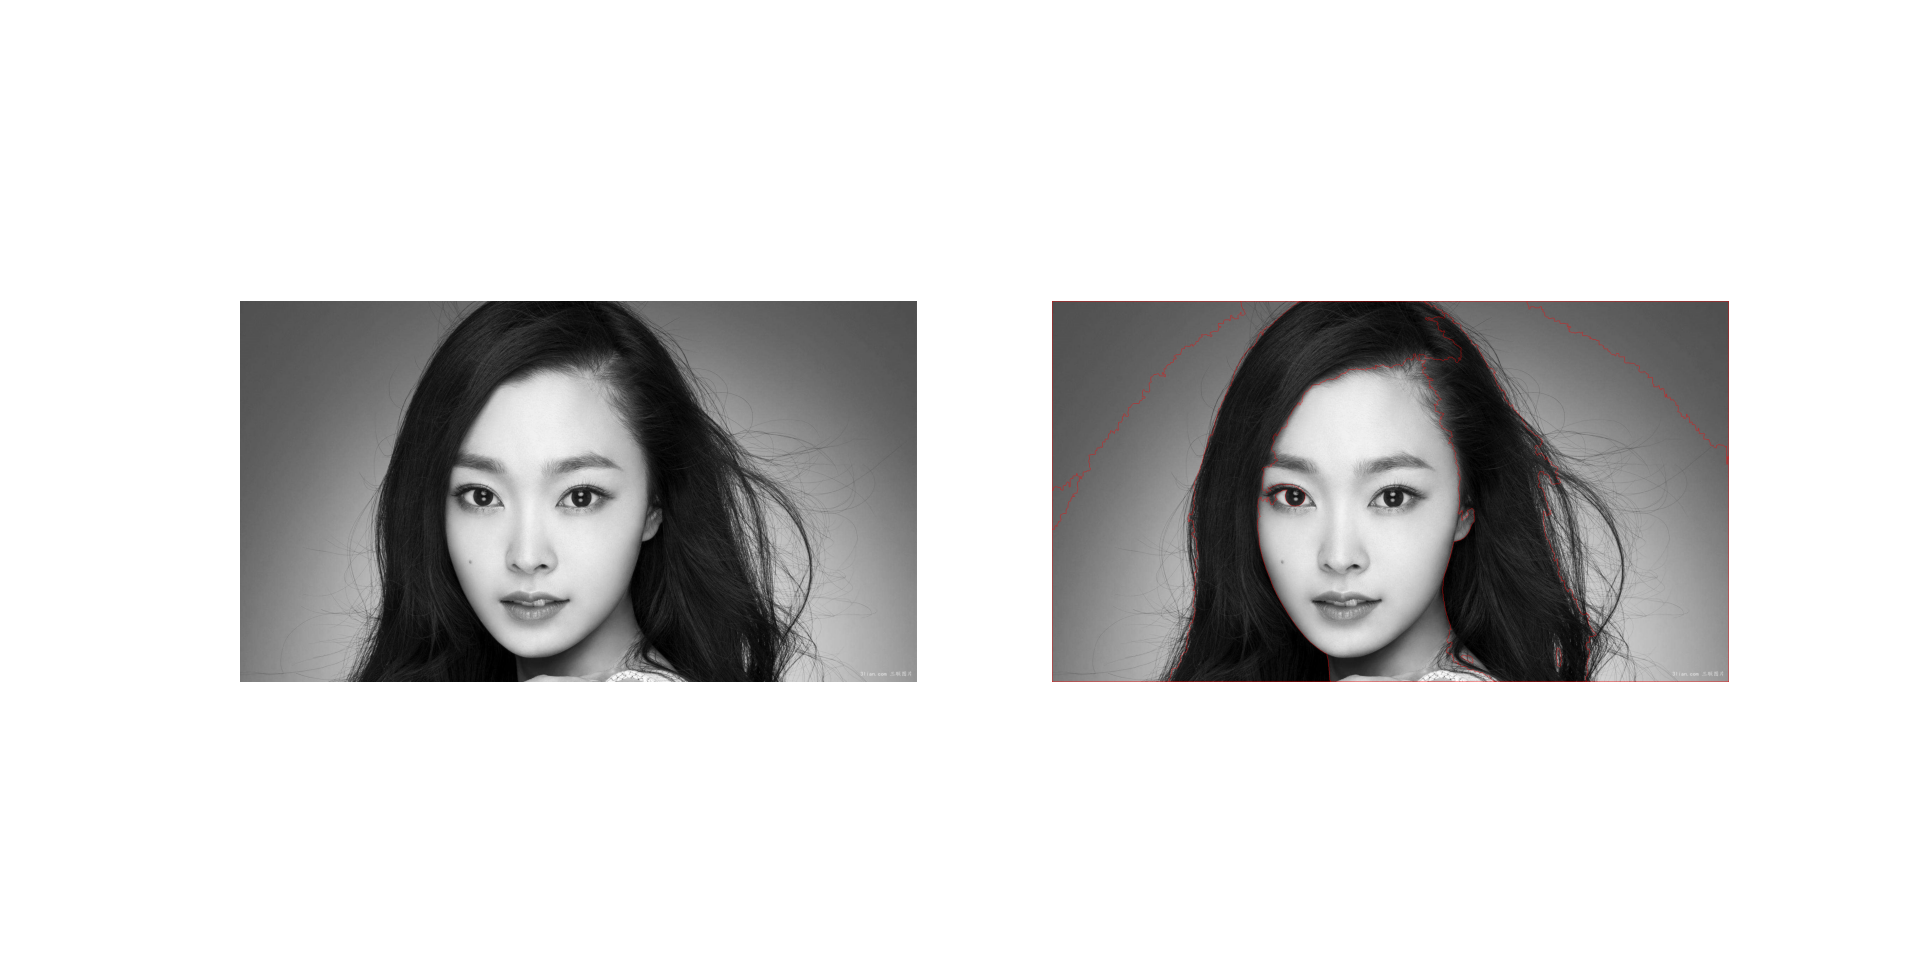

Generate this figure with Python:
import cv2
import numpy as np
import matplotlib.pyplot as plt

img = cv2.imread("D:/imag/P.jpg")
plt.subplot(121)
plt.imshow(img, cmap="gray")
plt.axis('off')
gray = cv2.cvtColor(img, cv2.COLOR_BGR2GRAY)
ret, thresh = cv2.threshold(gray, 0, 255, cv2.THRESH_BINARY_INV + cv2.THRESH_OTSU)
k = np.ones((5, 5), dtype=np.uint8)
opening = cv2.morphologyEx(thresh, cv2.MORPH_OPEN, k, iterations=2)
distTransform = cv2.distanceTransform(opening, cv2.DIST_L2, 5)
ret, fore = cv2.threshold(distTransform, 0.2 * distTransform.max(), 255, 0)
bg = cv2.dilate(opening, k, iterations=3)
fore = np.uint8(fore)
ret, markets = cv2.connectedComponents(fore)
unknown = cv2.subtract(bg, fore)
markets = markets + 1
markets[unknown == 255] = 0
markets = cv2.watershed(img, markets)
img[markets == -1] = [255, 0, 0]

plt.subplot(122)
plt.imshow(img, cmap="gray")
plt.axis('off')
plt.show()
